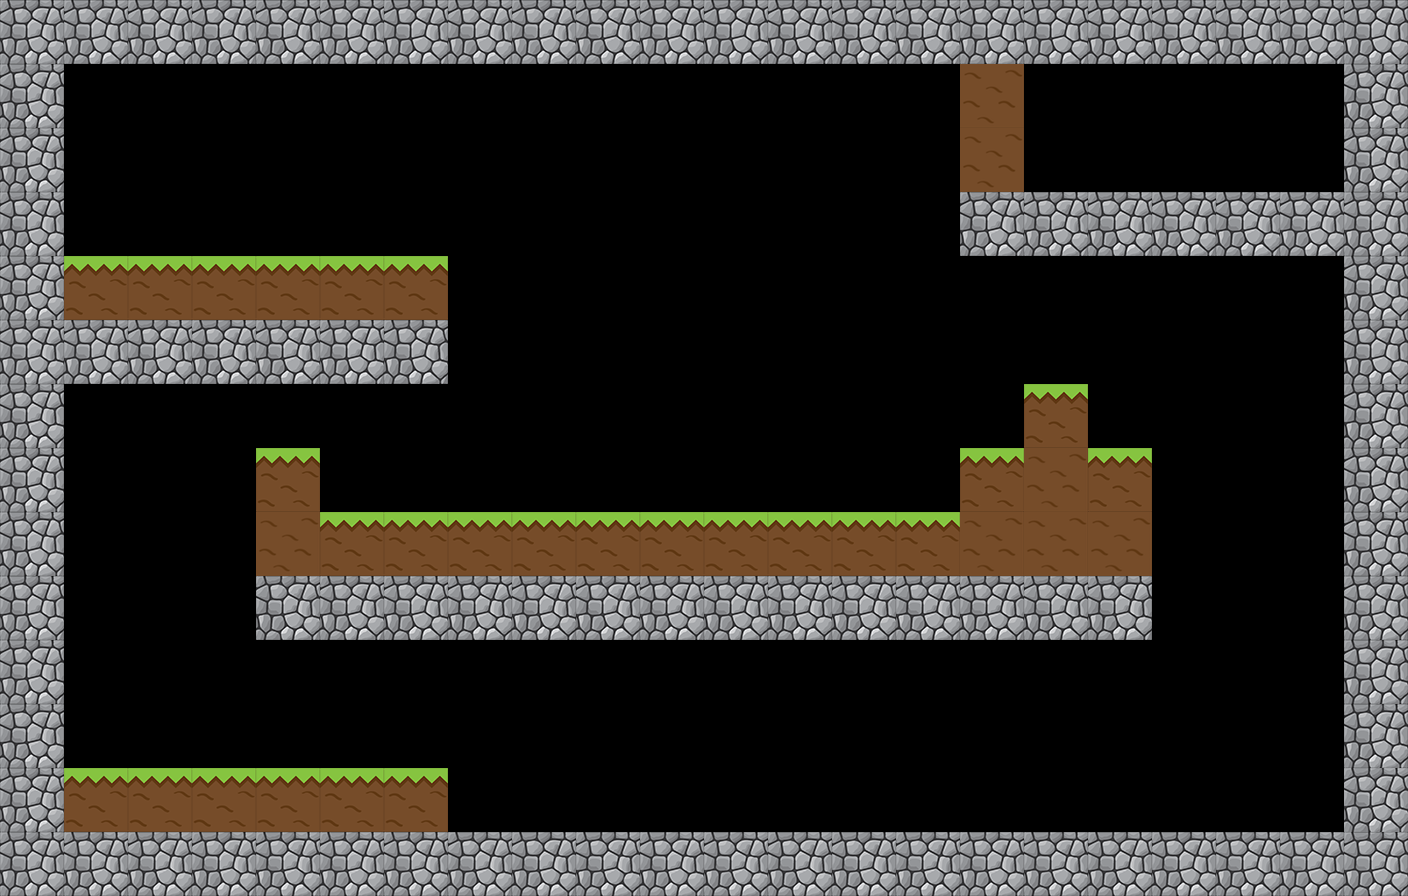

This game map was drawn from its Tiled (.tmx) file and the tilesets committed beside it. A one-line description and the trimmed map source follow:
An orthogonal 22x14 tile map with 64x64 px tiles, 4 tile layers (rootLayer, rock, grass, dirt), 2 hidden layers not drawn, 10 tilesets and 4 objects (Door, Avatar, Sarah).

<map version="1.0" orientation="orthogonal" renderorder="right-down" width="22" height="14" tilewidth="64" tileheight="64" nextobjectid="78">
 <tileset firstgid="1" name="texture" tilewidth="64" tileheight="64" tilecount="1" columns="1">
  <image source="../textures/texture.png" width="64" height="64" />
 </tileset>
 <tileset firstgid="2" name="earthtile" tilewidth="64" tileheight="64" tilecount="1" columns="1">
  <image source="../textures/earthtile.png" width="64" height="64" />
 </tileset>
 <tileset firstgid="3" name="door" tilewidth="64" tileheight="64" tilecount="8" columns="2">
  <image source="../textures/door.png" width="128" height="256" />
 </tileset>
 <tileset firstgid="11" name="bear" tilewidth="64" tileheight="64" tilecount="6" columns="2">
  <image source="../textures/bear.png" width="185" height="249" />
 </tileset>
 <tileset firstgid="17" name="heigui" tilewidth="64" tileheight="64" tilecount="1" columns="1">
  <image source="../textures/heigui.png" width="64" height="64" />
 </tileset>
 <tileset firstgid="18" name="heigui" tilewidth="64" tileheight="64" tilecount="1" columns="1">
  <image source="../textures/heigui.png" width="64" height="64" />
 </tileset>
 <tileset firstgid="19" name="dirt" tilewidth="64" tileheight="64" tilecount="1" columns="1">
  <image source="../textures/dirt.png" width="64" height="64" />
 </tileset>
 <tileset firstgid="20" name="sand_dirt" tilewidth="64" tileheight="64" tilecount="1" columns="1">
  <image source="../textures/sand_dirt.png" width="64" height="64" />
 </tileset>
 <tileset firstgid="21" name="ice_dirt" tilewidth="64" tileheight="64" tilecount="1" columns="1">
  <image source="../textures/ice_dirt.png" width="64" height="64" />
 </tileset>
 <tileset firstgid="22" name="portion" tilewidth="64" tileheight="64" tilecount="1" columns="1">
  <image source="../textures/potion.png" width="64" height="64" />
 </tileset>
 <layer name="rootLayer" width="22" height="14">
  <properties>
   <property name="backgroundImage" value="background" />
   <property name="gravity" type="int" value="9" />
   <property name="initialMagicPoints" type="int" value="1" />
   <property name="maxMagicPoints" type="int" value="10" />
  </properties>
  <data>[308 cells, 1 non-empty, 1 distinct tile ids]</data>
 </layer>
 <layer name="rock" width="22" height="14">
  <properties>
   <property name="texture" value="rock" />
  </properties>
  <data>[308 cells, 94 non-empty, 1 distinct tile ids]</data>
 </layer>
 <layer name="grass" width="22" height="14">
  <properties>
   <property name="texture" value="grass_dirt" />
  </properties>
  <data>[308 cells, 26 non-empty, 1 distinct tile ids]</data>
 </layer>
 <layer name="sand" width="22" height="14" visible="0">
  <properties>
   <property name="texture" value="sand_dirt" />
  </properties>
  <data>[308 cells, 13 non-empty, 1 distinct tile ids]</data>
 </layer>
 <layer name="dirt" width="22" height="14">
  <properties>
   <property name="texture" value="dirt" />
  </properties>
  <data>[308 cells, 7 non-empty, 1 distinct tile ids]</data>
 </layer>
 <layer name="ice" width="22" height="14" visible="0">
  <properties>
   <property name="texture" value="ice_dirt" />
  </properties>
  <data>[308 cells, 0 non-empty, 0 distinct tile ids]</data>
 </layer>
 <objectgroup name="GoalDoor">
  <properties>
   <property name="texture" value="goal" />
  </properties>
  <object id="76" name="Door" gid="7" x="128.168" y="768.127" width="64" height="64" />
 </objectgroup>
 <objectgroup name="Avatar">
  <properties>
   <property name="texture" value="bear" />
  </properties>
  <object id="15" name="Avatar" gid="16" x="128.611" y="319.781" width="64" height="64">
   <properties>
    <property name="texture" value="bear" />
   </properties>
  </object>
 </objectgroup>
 <objectgroup name="Ghosts">
  <object id="63" name="Sarah" gid="17" x="884.956" y="508.784" width="64" height="64">
   <properties>
    <property name="faceRight" type="bool" value="false" />
    <property name="point1X" type="float" value="-9" />
    <property name="point1Y" type="float" value="0" />
    <property name="speed" value="1" />
    <property name="texture" value="ghosts" />
   </properties>
  </object>
 </objectgroup>
 <objectgroup name="MagicPotions">
  <object id="70" gid="22" x="1087.08" y="189.61" width="64" height="64">
   <properties>
    <property name="points" type="int" value="3" />
    <property name="texture" value="potions" />
   </properties>
  </object>
 </objectgroup>
</map>